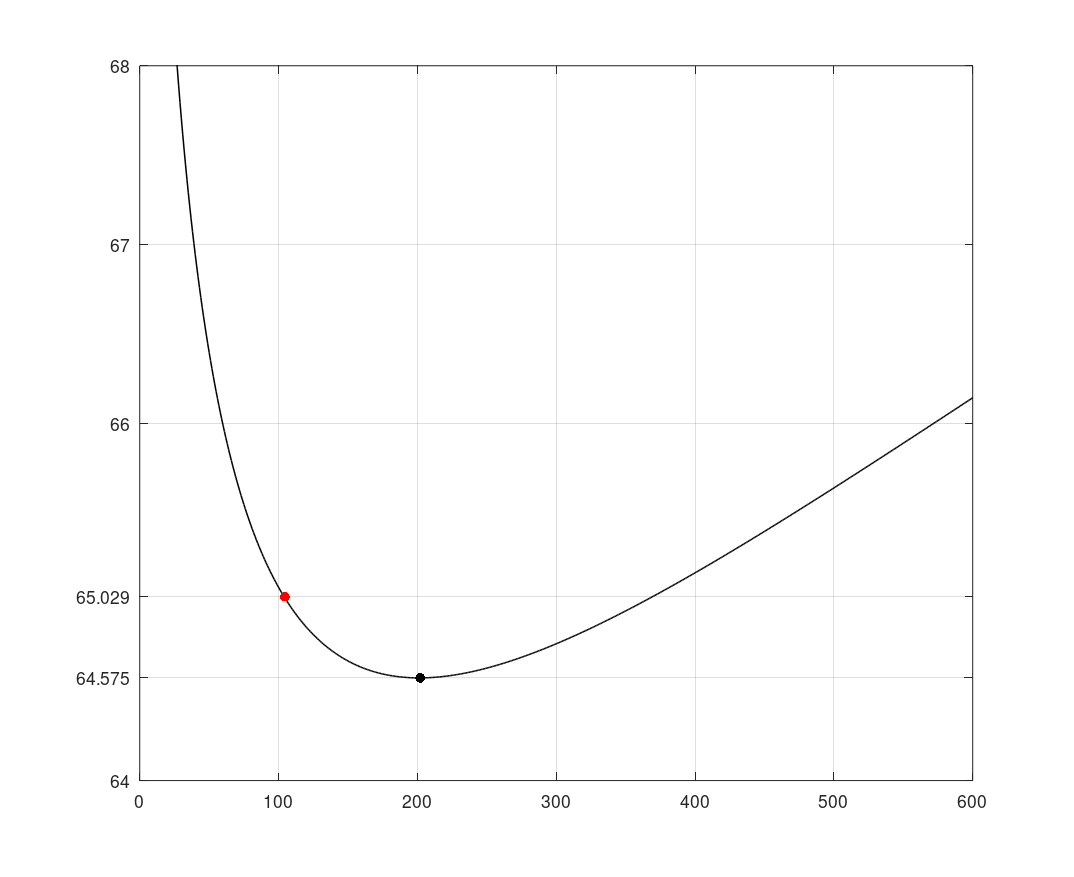

Source code (MATLAB):
clear

load('errs_0_600.mat');
[min_relerr, min_alpha] = min(errs(:,2));
tik_alpha = 104.5367;
tik_relerr = errs(int8(tik_alpha), 2);

plot(errs(:,1), errs(:,2), 'k-', 'linewidth', 1.3);
axis([0, 600, 64, 68]);
hold on

plot(min_alpha, min_relerr, 'k.', 'markersize', 25);
plot(tik_alpha, tik_relerr, 'r.', 'markersize', 25);

yticks = get(gca, 'ytick');
set(gca, 'ytick', [64, min_relerr, tik_relerr, 66, 67, 68])
set(gca, 'fontsize', 15)
% title('Error of the reconstruction', 'fontsize', 50)
% ylab = ylabel('Relative error (%)');
% xlab = xlabel('Alpha');
% set(ylab, 'fontsize', 35)
% set(xlab, 'fontsize', 35)
grid on

screensize = get(0, 'screensize');
screensize(4) = screensize(4) * 1.02;
set(gcf, 'position', screensize);

set(gcf, 'paperpositionmode', 'auto')

saveas(gcf, 'alpha_errs_iter.eps', 'epsc')
